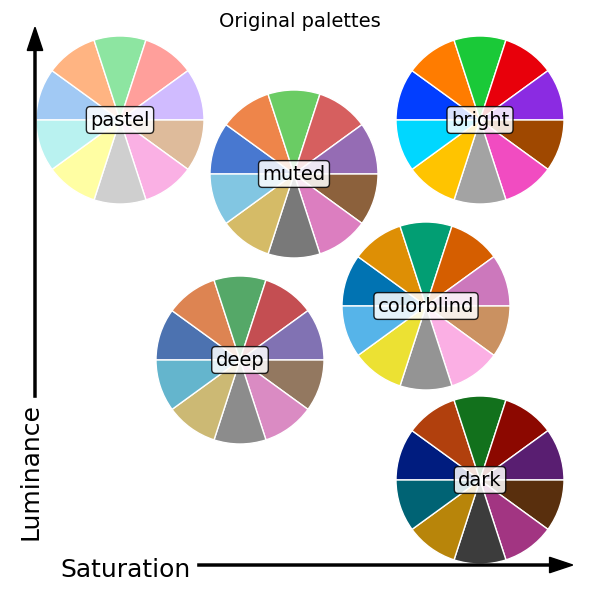

This figure's Python source:
"""Show seaborn palettes and simulate colorblind versions."""
import numpy as np
import seaborn as sns
import matplotlib.pyplot as plt
from colorspacious import cspace_converter


def show_palettes():

    f = plt.figure(figsize=(6, 6))

    ax_locs = dict(
        deep=(.4, .4),
        bright=(.8, .8),
        muted=(.49, .71),
        dark=(.8, .2),
        pastel=(.2, .8),
        colorblind=(.71, .49),
    )

    s = .35

    for pal, (x, y) in ax_locs.items():
        ax = f.add_axes([x - s / 2, y - s / 2, s, s])
        ax.pie(np.ones(10),
               colors=sns.color_palette(pal, 10),
               counterclock=False, startangle=180,
               wedgeprops=dict(linewidth=1, edgecolor="w"))
        f.text(x, y, pal, ha="center", va="center", size=14,
               bbox=dict(facecolor="white", alpha=0.85,
                         boxstyle="round,pad=0.2"))

    f.text(.1, .05, "Saturation", size=18, ha="left", va="center",
           bbox=dict(facecolor="white", edgecolor="w"))
    f.text(.05, .1, "Luminance", size=18, ha="center", va="bottom",
           rotation=90, bbox=dict(facecolor="white", edgecolor="w"))

    ax = f.add_axes([0, 0, 1, 1])
    ax.set_axis_off()
    ax.arrow(.15, .05, .4, 0, width=.002, head_width=.015, color="k")
    ax.arrow(.05, .15, 0, .4, width=.002, head_width=.015, color="k")

    return f


if __name__ == "__main__":

    f = show_palettes()
    f.suptitle("Original palettes", size=14)
    f.savefig("palettes.png", dpi=100)
    plt.close(f)

    converters = {}

    _deuter50_space = {"name": "sRGB1+CVD",
                       "cvd_type": "deuteranomaly",
                       "severity": 50}
    converters["deuter50"] = cspace_converter(_deuter50_space, "sRGB1")
    _deuter100_space = {"name": "sRGB1+CVD",
                        "cvd_type": "deuteranomaly",
                        "severity": 100}
    converters["deuter100"] = cspace_converter(_deuter100_space, "sRGB1")

    _prot50_space = {"name": "sRGB1+CVD",
                     "cvd_type": "protanomaly",
                     "severity": 50}
    converters["prot50"] = cspace_converter(_prot50_space, "sRGB1")

    _prot100_space = {"name": "sRGB1+CVD",
                      "cvd_type": "protanomaly",
                      "severity": 100}
    converters["prot100"] = cspace_converter(_prot100_space, "sRGB1")

    for cbt, converter in converters.items():
        print(cbt, converter)

        f = show_palettes()
        for ax in f.axes:
            for patch in ax.patches:
                fc = patch.get_facecolor()[:3]
                print(fc, converter(fc))
                patch.set_facecolor(np.clip(converter(fc), 0, 1))

        f.suptitle(cbt.capitalize(), size=14)
        f.savefig(f"palettes_{cbt}.png", dpi=100)
        plt.close(f)